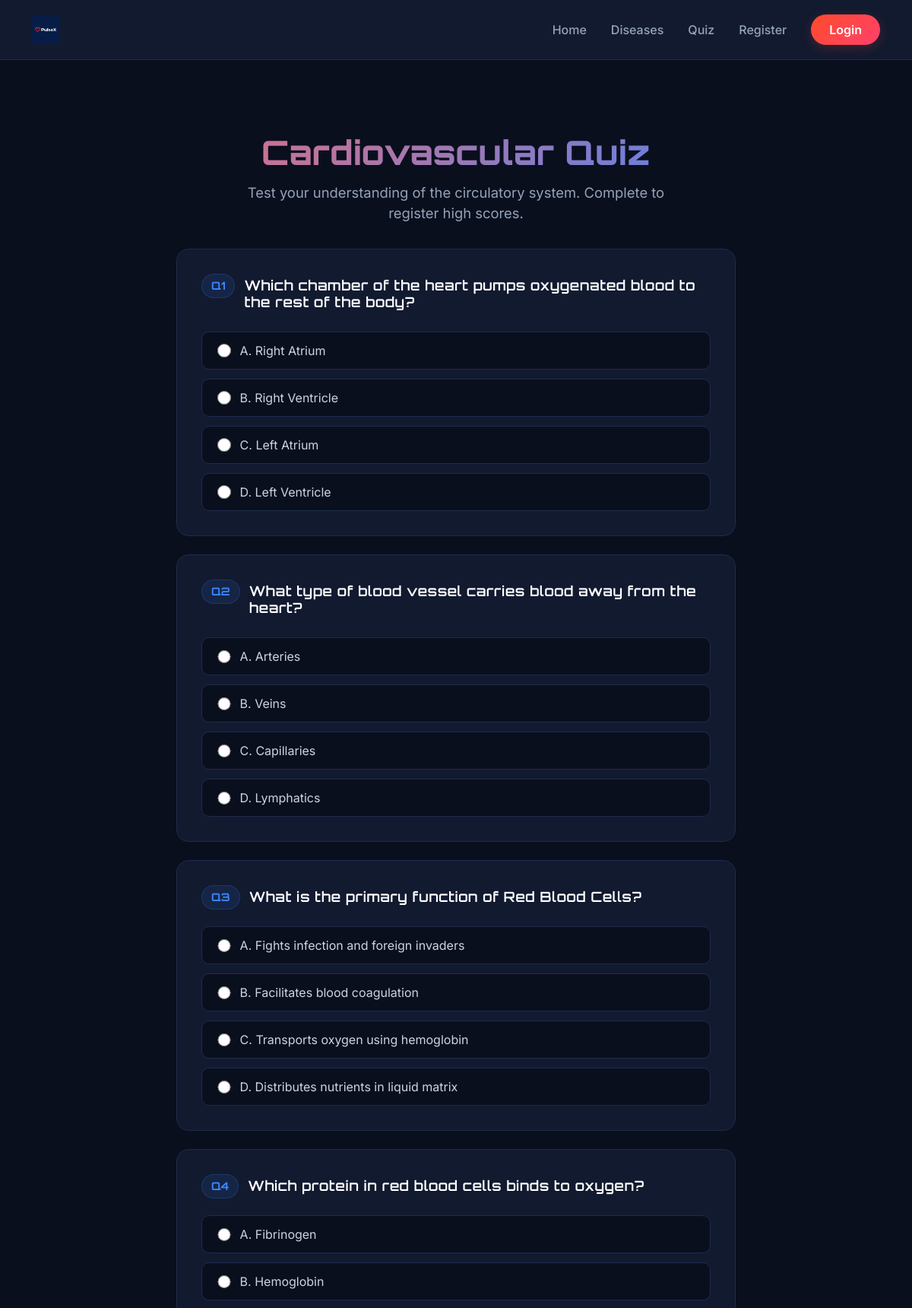
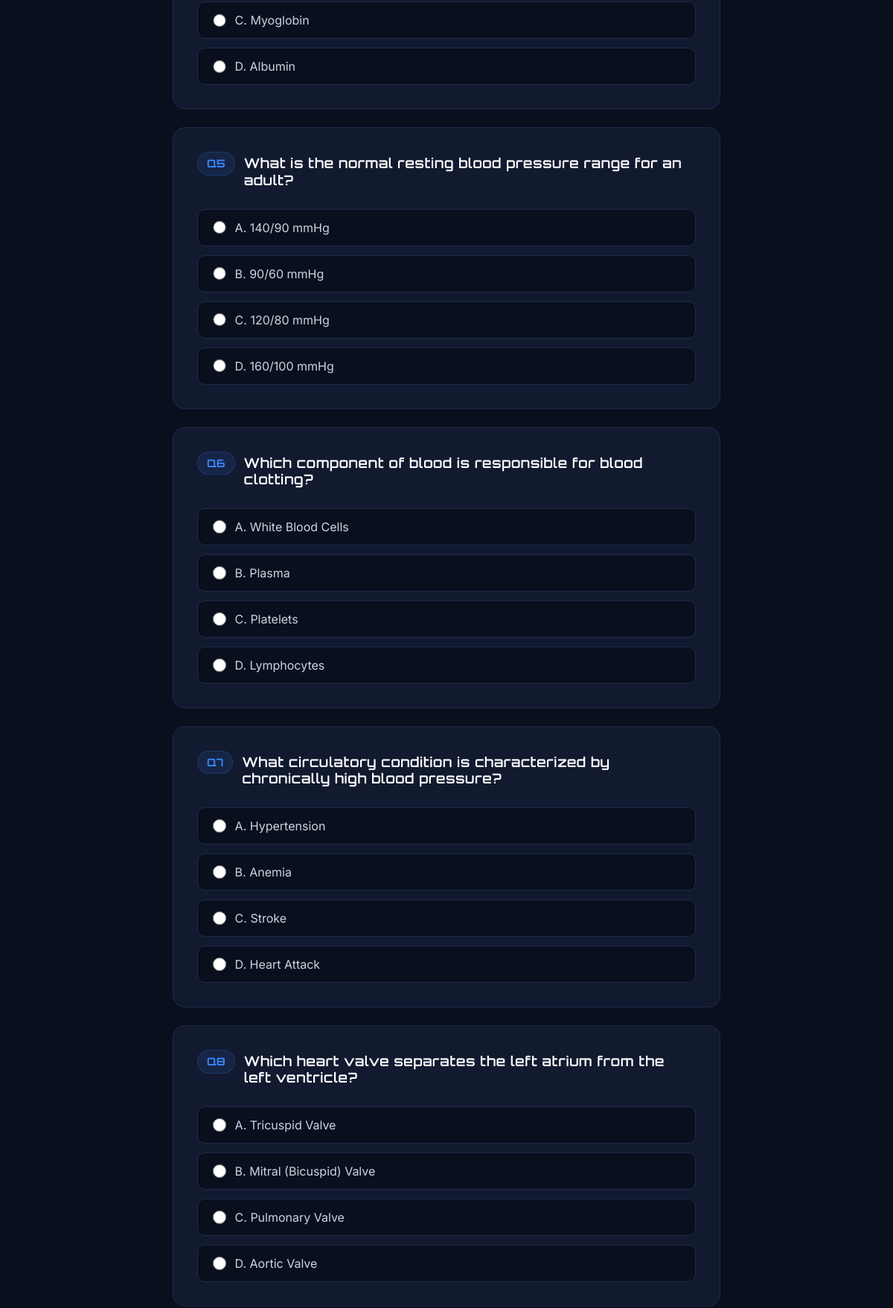
The app's page /quiz/ (upper part) with its own data (2 pictures, top to bottom).
### circulatory_app/models.py (models this page shows, shortened)
class QuizQuestion(models.Model):
    ANSWER_CHOICES = [
        ('A', 'Option A'),
        ('B', 'Option B'),
        ('C', 'Option C'),
        ('D', 'Option D'),
    ]
    question_text = models.TextField()
    option_a = models.CharField(max_length=255)
    option_b = models.CharField(max_length=255)
    option_c = models.CharField(max_length=255)
    option_d = models.CharField(max_length=255)
    correct_answer = models.CharField(max_length=1, choices=ANSWER_CHOICES)

### circulatory_app/views.py (the view, shortened to what this page needs)
# urls.py: path('quiz/', views.quiz, name='quiz'),
def quiz(request):
    questions = QuizQuestion.objects.all()
    return render(request, 'quiz.html', {'questions': questions})

### templates/quiz.html (shortened to what this page needs)
{% extends 'base.html' %}
{% load static %}
{% block content %}
<div class="row">
    <div class="col-12">
        <div class="page-header">
            <h1 class="page-title">Cardiovascular Quiz</h1>
            <p class="page-subtitle">Test your understanding of the circulatory system. Complete to register high scores.</p>
        </div>
    </div>
</div>
<div class="row justify-content-center">
    <div class="col-lg-8">
        <form id="quiz-form" onsubmit="event.preventDefault(); submitQuiz();">
            {% for question in questions %}
            <div class="quiz-question-card" data-correct="{{ question.correct_answer }}">
                <div class="question-header">
                    <span class="question-number">Q{{ forloop.counter }}</span>
                    <h3 class="question-text">{{ question.question_text }}</h3>
                </div>
                <div class="option-container">
                    <label class="option-label"><input type="radio" name="q{{ forloop.counter }}" value="A" class="option-input"> <span>A. {{ question.option_a }}</span></label>
                    <label class="option-label"><input type="radio" name="q{{ forloop.counter }}" value="B" class="option-input"> <span>B. {{ question.option_b }}</span></label>
                    <label class="option-label"><input type="radio" name="q{{ forloop.counter }}" value="C" class="option-input"> <span>C. {{ question.option_c }}</span></label>
                    <label class="option-label"><input type="radio" name="q{{ forloop.counter }}" value="D" class="option-input"> <span>D. {{ question.option_d }}</span></label>
                </div>
            </div>
            {% empty %}
            <div class="text-center py-5">
                <p class="text-muted">No quiz questions are available at the moment. Please check back later or add them in the admin dashboard.</p>
            </div>
            {% endfor %}
        </form>
    </div>
</div>
{% endblock %}

### templates/base.html (style rules this page uses)
:root { --primary-gradient: linear-gradient(135deg, #FF4B2B 0%, #FF416C 100%); --dark-bg: #0f172a; --card-bg: #1e293b; --text-main: #f8fafc; --text-muted: #94a3b8; --accent: #FF416C; }
body { font-family: 'Inter', sans-serif; background-color: #f8fafc; color: #1e293b; min-height: 100vh; display: flex; flex-direction: column; }
h1, h2, h3, h4, h5, h6 { font-family: 'Outfit', sans-serif; font-weight: 700; }

### templates/quiz.html (style rules this page uses)
body { background-color: #0A0F1E !important; color: #f8fafc !important; font-family: 'Inter', sans-serif; }
h1, h2, h3, h4, h5, h6 { font-family: 'Orbitron', sans-serif; letter-spacing: 0.5px; }
.page-header { padding: 3rem 0 2rem 0; text-align: center; }
.page-title { font-size: 2.75rem; font-weight: 800; background: linear-gradient(135deg, #FF6B6B 0%, #3A86FF 100%); -webkit-background-clip: text; background-clip: text; -webkit-text-fill-color: transparent; margin-bottom: 0.75rem; }
.page-subtitle { color: #94a3b8; font-size: 1.15rem; max-width: 600px; margin: 0 auto; }
.quiz-question-card { background-color: #121A30; border: 1px solid #1E2B4A; border-radius: 16px; padding: 2rem; margin-bottom: 1.5rem; transition: border-color 0.2s ease; }
.question-header { display: flex; align-items: flex-start; gap: 0.75rem; margin-bottom: 1.25rem; }
.question-number { font-family: 'Orbitron', sans-serif; font-size: 0.9rem; font-weight: 700; color: #3A86FF; background-color: rgba(58, 134, 255, 0.1); padding: 0.25rem 0.75rem; border-radius: 50px; border: 1px solid rgba(58, 134, 255, 0.2); }
.question-text { font-weight: 600; font-size: 1.15rem; color: #ffffff; margin-top: 0.25rem; }
.option-container { display: flex; flex-direction: column; gap: 0.75rem; }
.option-label { display: flex; align-items: center; gap: 0.75rem; background-color: #0A0F1E; border: 1px solid #1E2B4A; border-radius: 10px; padding: 0.75rem 1.25rem; cursor: pointer; transition: all 0.2s ease; color: #cbd5e1; }
.option-input { accent-color: #3A86FF; width: 1.1rem; height: 1.1rem; }

### records on screen
QuizQuestion: question_text "Which chamber of the heart pumps oxygenated blood to the rest of the body?", option_a "Right Atrium", option_b "Right Ventricle", option_c "Left Atrium", option_d "Left Ventricle"
QuizQuestion: question_text "What type of blood vessel carries blood away from the heart?", option_a "Arteries", option_b "Veins", option_c "Capillaries", option_d "Lymphatics"
QuizQuestion: question_text "What is the primary function of Red Blood Cells?", option_a "Fights infection and foreign invaders", option_b "Facilitates blood coagulation", option_c "Transports oxygen using hemoglobin", option_d "Distributes nutrients in liquid matrix"
QuizQuestion: question_text "Which protein in red blood cells binds to oxygen?", option_a "Fibrinogen", option_b "Hemoglobin", option_c "Myoglobin", option_d "Albumin"
QuizQuestion: question_text "What is the normal resting blood pressure range for an adult?", option_a "140/90 mmHg", option_b "90/60 mmHg", option_c "120/80 mmHg", option_d "160/100 mmHg"
QuizQuestion: question_text "Which component of blood is responsible for blood clotting?", option_a "White Blood Cells", option_b "Plasma", option_c "Platelets", option_d "Lymphocytes"
QuizQuestion: question_text "What circulatory condition is characterized by chronically high blood pressure?", option_a "Hypertension", option_b "Anemia", option_c "Stroke", option_d "Heart Attack"
QuizQuestion: question_text "Which heart valve separates the left atrium from the left ventricle?", option_a "Tricuspid Valve", option_b "Mitral (Bicuspid) Valve", option_c "Pulmonary Valve", option_d "Aortic Valve"
